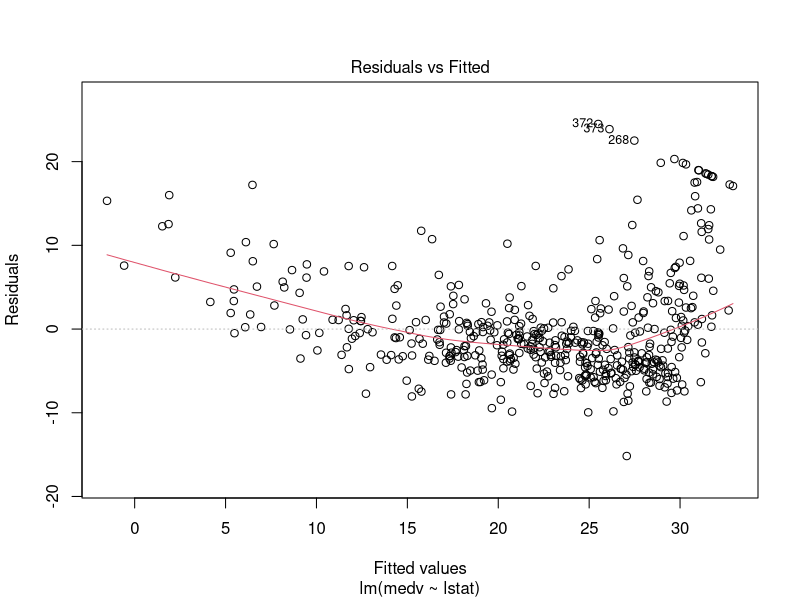
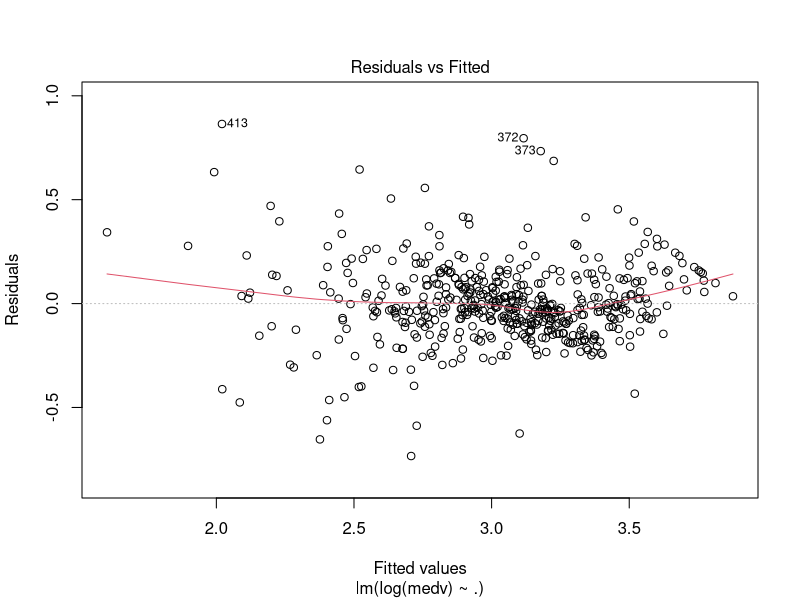
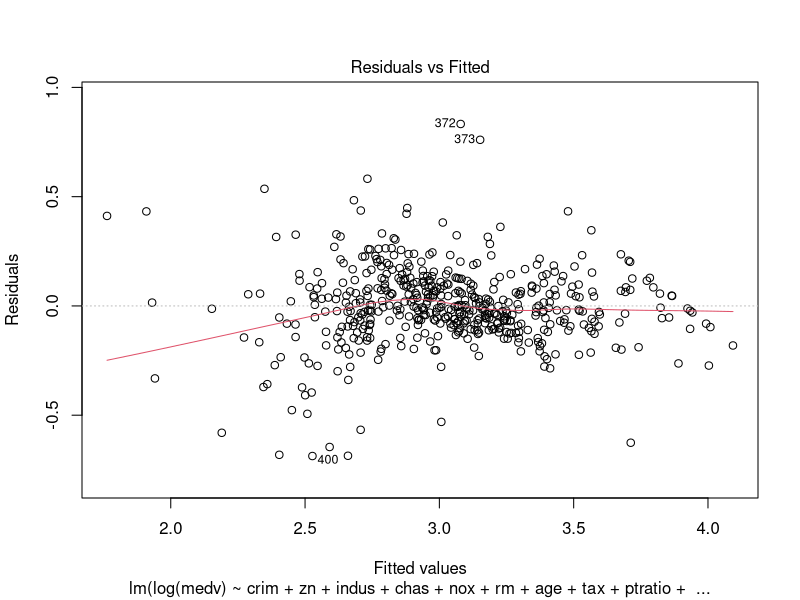

Write R code to recreate these figures, in order.
### Statistics and Predictive Analytics

# Tutorial topic: Residual analysis

library(tidyverse)
library(MASS)
library(arm)
library(caret)

data(Boston)
b <- Boston

# residual plot:  fitted (x) vs. residuals (y)

base <- lm(medv ~ lstat, b)
display(base)

plot(base, which = 1)

# ouch!

# How do we improve this model?

# The original paper used all the variables, plus
# - rm^2
# - log(dis)
# - log(rad)
# - log(lstat)
# - log(medv)

# Plot the residuals from an improved model,
# but with no transformations.

plot(full_model1 <- lm(log(medv) ~ ., b), which = 1)

full_model2 <- update(full_model1, . ~ . 
                      + I(rm^2) 
                      - dis
                      + log(dis)
                      - rad
                      + log(rad)
                      - lstat
                      +log(lstat))

plot(full_model2, which = 1)
